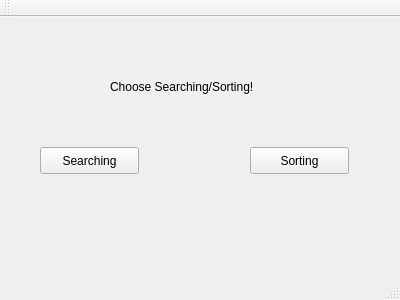
<?xml version="1.0" encoding="UTF-8"?>
<ui version="4.0">
 <class>MainWindow</class>
 <widget class="QMainWindow" name="MainWindow">
  <property name="geometry">
   <rect>
    <x>0</x>
    <y>0</y>
    <width>400</width>
    <height>300</height>
   </rect>
  </property>
  <property name="windowTitle">
   <string>MainWindow</string>
  </property>
  <widget class="QWidget" name="centralWidget">
   <widget class="QLabel" name="label">
    <property name="geometry">
     <rect>
      <x>30</x>
      <y>20</y>
      <width>341</width>
      <height>61</height>
     </rect>
    </property>
    <property name="text">
     <string/>
    </property>
   </widget>
   <widget class="QPushButton" name="pushButton">
    <property name="geometry">
     <rect>
      <x>40</x>
      <y>130</y>
      <width>99</width>
      <height>27</height>
     </rect>
    </property>
    <property name="text">
     <string>Searching</string>
    </property>
   </widget>
   <widget class="QLabel" name="label_2">
    <property name="geometry">
     <rect>
      <x>110</x>
      <y>60</y>
      <width>201</width>
      <height>20</height>
     </rect>
    </property>
    <property name="text">
     <string>Choose Searching/Sorting!</string>
    </property>
   </widget>
   <widget class="QPushButton" name="pushButton_2">
    <property name="geometry">
     <rect>
      <x>250</x>
      <y>130</y>
      <width>99</width>
      <height>27</height>
     </rect>
    </property>
    <property name="text">
     <string>Sorting</string>
    </property>
   </widget>
  </widget>
  <widget class="QMenuBar" name="menuBar">
   <property name="geometry">
    <rect>
     <x>0</x>
     <y>0</y>
     <width>400</width>
     <height>25</height>
    </rect>
   </property>
  </widget>
  <widget class="QToolBar" name="mainToolBar">
   <attribute name="toolBarArea">
    <enum>TopToolBarArea</enum>
   </attribute>
   <attribute name="toolBarBreak">
    <bool>false</bool>
   </attribute>
  </widget>
  <widget class="QStatusBar" name="statusBar"/>
 </widget>
 <layoutdefault spacing="6" margin="11"/>
 <resources/>
 <connections/>
</ui>
